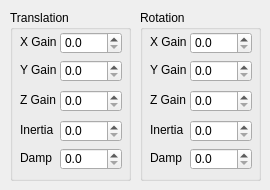
        <widget class="QWidget" name="MouseForce">
         <attribute name="title">
          <string>Force</string>
         </attribute>
         <widget class="QGroupBox" name="MouseForceTranslationGroup">
          <property name="geometry">
           <rect>
            <x>10</x>
            <y>10</y>
            <width>121</width>
            <height>171</height>
           </rect>
          </property>
          <property name="title">
           <string>Translation</string>
          </property>
          <widget class="QLabel" name="MouseForceTranslationXGainLabel">
           <property name="geometry">
            <rect>
             <x>10</x>
             <y>24</y>
             <width>41</width>
             <height>16</height>
            </rect>
           </property>
           <property name="text">
            <string>X Gain</string>
           </property>
          </widget>
          <widget class="QDoubleSpinBox" name="MouseForceTranslationZGain">
           <property name="geometry">
            <rect>
             <x>50</x>
             <y>80</y>
             <width>62</width>
             <height>22</height>
            </rect>
           </property>
           <property name="decimals">
            <number>1</number>
           </property>
           <property name="singleStep">
            <double>0.500000000000000</double>
           </property>
          </widget>
          <widget class="QLabel" name="MouseForceTranslationZGainLabel">
           <property name="geometry">
            <rect>
             <x>10</x>
             <y>82</y>
             <width>41</width>
             <height>16</height>
            </rect>
           </property>
           <property name="text">
            <string>Z Gain</string>
           </property>
          </widget>
          <widget class="QDoubleSpinBox" name="MouseForceTranslationXGain">
           <property name="geometry">
            <rect>
             <x>50</x>
             <y>22</y>
             <width>62</width>
             <height>22</height>
            </rect>
           </property>
           <property name="decimals">
            <number>1</number>
           </property>
           <property name="singleStep">
            <double>0.500000000000000</double>
           </property>
          </widget>
          <widget class="QLabel" name="MouseForceTranslationYGainLabel">
           <property name="geometry">
            <rect>
             <x>10</x>
             <y>52</y>
             <width>41</width>
             <height>16</height>
            </rect>
           </property>
           <property name="text">
            <string>Y Gain</string>
           </property>
          </widget>
          <widget class="QDoubleSpinBox" name="MouseForceTranslationYGain">
           <property name="geometry">
            <rect>
             <x>50</x>
             <y>50</y>
             <width>62</width>
             <height>22</height>
            </rect>
           </property>
           <property name="decimals">
            <number>1</number>
           </property>
           <property name="singleStep">
            <double>0.500000000000000</double>
           </property>
          </widget>
          <widget class="QLabel" name="MouseForceTranslationInertiaLabel">
           <property name="geometry">
            <rect>
             <x>10</x>
             <y>112</y>
             <width>41</width>
             <height>16</height>
            </rect>
           </property>
           <property name="text">
            <string>Inertia</string>
           </property>
          </widget>
          <widget class="QDoubleSpinBox" name="MouseForceTranslationInertia">
           <property name="geometry">
            <rect>
             <x>50</x>
             <y>110</y>
             <width>62</width>
             <height>22</height>
            </rect>
           </property>
           <property name="decimals">
            <number>1</number>
           </property>
           <property name="singleStep">
            <double>0.500000000000000</double>
           </property>
          </widget>
          <widget class="QLabel" name="MouseForceTranslationDampLabel">
           <property name="geometry">
            <rect>
             <x>10</x>
             <y>140</y>
             <width>41</width>
             <height>16</height>
            </rect>
           </property>
           <property name="text">
            <string>Damp</string>
           </property>
          </widget>
          <widget class="QDoubleSpinBox" name="MouseForceTranslationDamp">
           <property name="geometry">
            <rect>
             <x>50</x>
             <y>138</y>
             <width>62</width>
             <height>22</height>
            </rect>
           </property>
           <property name="decimals">
            <number>1</number>
           </property>
           <property name="singleStep">
            <double>0.500000000000000</double>
           </property>
          </widget>
         </widget>
         <widget class="QGroupBox" name="MouseForceRotationGroup">
          <property name="geometry">
           <rect>
            <x>140</x>
            <y>10</y>
            <width>121</width>
            <height>171</height>
           </rect>
          </property>
          <property name="title">
           <string>Rotation</string>
          </property>
          <widget class="QLabel" name="MouseForceRotationXGainLabel">
           <property name="geometry">
            <rect>
             <x>10</x>
             <y>24</y>
             <width>41</width>
             <height>16</height>
            </rect>
           </property>
           <property name="text">
            <string>X Gain</string>
           </property>
          </widget>
          <widget class="QDoubleSpinBox" name="MouseForceRotationZGain">
           <property name="geometry">
            <rect>
             <x>50</x>
             <y>80</y>
             <width>62</width>
             <height>22</height>
            </rect>
           </property>
           <property name="decimals">
            <number>1</number>
           </property>
           <property name="singleStep">
            <double>0.500000000000000</double>
           </property>
          </widget>
          <widget class="QLabel" name="MouseForceRotationZGainLabel">
           <property name="geometry">
            <rect>
             <x>10</x>
             <y>82</y>
             <width>41</width>
             <height>16</height>
            </rect>
           </property>
           <property name="text">
            <string>Z Gain</string>
           </property>
          </widget>
          <widget class="QDoubleSpinBox" name="MouseForceRotationXGain">
           <property name="geometry">
            <rect>
             <x>50</x>
             <y>22</y>
             <width>62</width>
             <height>22</height>
            </rect>
           </property>
           <property name="decimals">
            <number>1</number>
           </property>
           <property name="singleStep">
            <double>0.500000000000000</double>
           </property>
          </widget>
          <widget class="QLabel" name="MouseForceRotationYGainLabel">
           <property name="geometry">
            <rect>
             <x>10</x>
             <y>52</y>
             <width>41</width>
             <height>16</height>
            </rect>
           </property>
           <property name="text">
            <string>Y Gain</string>
           </property>
          </widget>
          <widget class="QDoubleSpinBox" name="MouseForceRotationYGain">
           <property name="geometry">
            <rect>
             <x>50</x>
             <y>50</y>
             <width>62</width>
             <height>22</height>
            </rect>
           </property>
           <property name="decimals">
            <number>1</number>
           </property>
           <property name="singleStep">
            <double>0.500000000000000</double>
           </property>
          </widget>
          <widget class="QDoubleSpinBox" name="MouseForceRotationDamp">
           <property name="geometry">
            <rect>
             <x>50</x>
             <y>138</y>
             <width>62</width>
             <height>22</height>
            </rect>
           </property>
           <property name="decimals">
            <number>1</number>
           </property>
           <property name="singleStep">
            <double>0.500000000000000</double>
           </property>
          </widget>
          <widget class="QDoubleSpinBox" name="MouseForceRotationInertia">
           <property name="geometry">
            <rect>
             <x>50</x>
             <y>110</y>
             <width>62</width>
             <height>22</height>
            </rect>
           </property>
           <property name="decimals">
            <number>1</number>
           </property>
           <property name="singleStep">
            <double>0.500000000000000</double>
           </property>
          </widget>
          <widget class="QLabel" name="MouseForceRotationInertiaLabel">
           <property name="geometry">
            <rect>
             <x>10</x>
             <y>112</y>
             <width>41</width>
             <height>16</height>
            </rect>
           </property>
           <property name="text">
            <string>Inertia</string>
           </property>
          </widget>
          <widget class="QLabel" name="MouseForceRotationDampLabel">
           <property name="geometry">
            <rect>
             <x>10</x>
             <y>140</y>
             <width>41</width>
             <height>16</height>
            </rect>
           </property>
           <property name="text">
            <string>Damp</string>
           </property>
          </widget>
         </widget>
        </widget>
